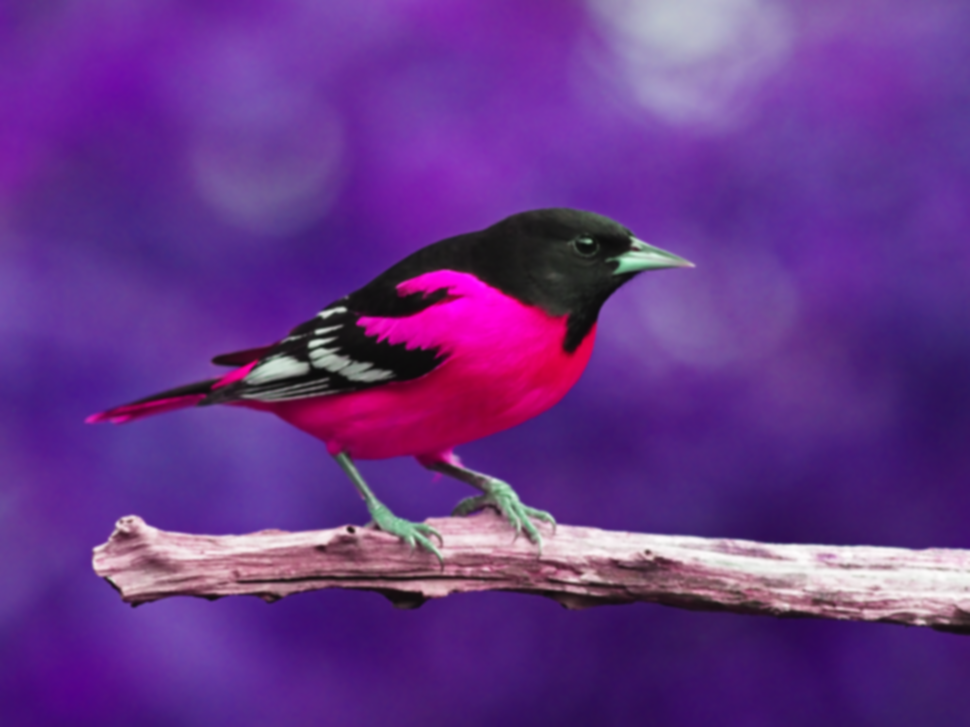
#> input picture Lab_1/Exercise/Exercise_mean_filtered/Exercise_mean_filtered/Exercise_mean_filtered/color_randomized_images/mean_mean_mean_randomRGB_bird.png, 970 x 727 px, shrunk from 2000 x 1500 before the run, given in place of bird.png, which was not available
$ jupyter execute week1.ipynb
#> lines starting #> are read from the running program, lines starting #| are printed output that depends on the picture; pictures that were not available may be replaced by others from this repository, and a replacement may not be noted
[cell 1]
# Bài 1: Viết chương trình nạp 1 ảnh và lưu thành 3 ảnh với 3 màu khác nhau
import numpy as np
import os
import cv2

os.makedirs('output_img', exist_ok=True)

img = cv2.imread('../bird.png')
#> img is the input picture: shape (727, 970, 3); mean B, G, R 137.5, 53.1, 103.1

b, g, r = cv2.split(img)

zero = np.zeros_like(b)

red_img = cv2.merge([zero, zero, r])
cv2.imwrite('output_img/red_image.png', red_img)

green_img = cv2.merge([zero, g, zero])
cv2.imwrite('output_img/green_image.png', green_img)

blue_img = cv2.merge([b, zero, zero])
cv2.imwrite('output_img/blue_image.png', blue_img)

print("Đã lưu 3 ảnh với 3 màu khác nhau.")

[cell 2]
# Bài 2: Viết chương trình nạp một ảnh và hoán đổi giá trị các màu. Lưu các ảnh vào máy

import cv2
import os

os.makedirs('output_swapped_colors', exist_ok=True)

img = cv2.imread('../bird.png')

rg_img = img.copy()
rg_img[:, :, [1, 2]] = rg_img[:, :, [2, 1]]
cv2.imwrite('output_swapped_colors/swap_rg.png', rg_img)

gb_img = img.copy()
gb_img[:, :, [0, 1]] = gb_img[:, :, [1, 0]]
cv2.imwrite('output_swapped_colors/swap_gb.png', gb_img)

br_img = img.copy()
br_img[:, :, [0, 2]] = br_img[:, :, [2, 0]]
cv2.imwrite('output_swapped_colors/swap_br.png', br_img)

print("Đã hoán đổi màu và lưu ảnh.")

[cell 3]
# Bài 3: Viết chương trình nạp một ảnh, chuyển thành hệ màu HSV và lưu 3 ảnh với 3 màu khác nhau.

import cv2
import os
import numpy as np

os.makedirs('output_hsv_images', exist_ok=True)


img = cv2.imread('../bird.png')

# Chuyển sang hệ màu HSV
hsv_img = cv2.cvtColor(img, cv2.COLOR_BGR2HSV)
#> hsv_img: shape (727, 970, 3); mean H, S, V 136, 162.2, 143.6

# Tách 3 kênh: H (Hue), S (Saturation), V (Value)
h, s, v = cv2.split(hsv_img)

# Tạo ảnh hiển thị từng kênh với màu dễ quan sát
# Chuyển từ HSV đơn kênh sang ảnh màu để lưu lại
# Hue ảnh: giữ kênh H, đặt S và V ở giá trị tối đa
hue_img = cv2.cvtColor(cv2.merge([h, 255 * np.ones_like(s), 255 * np.ones_like(v)]), cv2.COLOR_HSV2BGR)
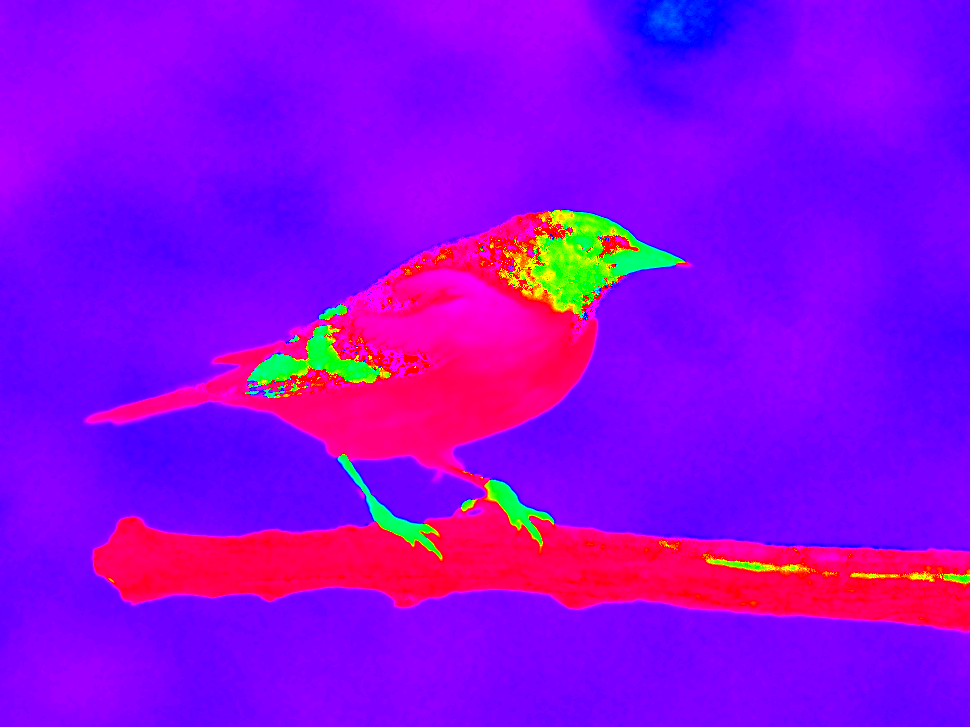
#> hue_img: shape (727, 970, 3); mean B, G, R 226.3, 6.2, 141.8
cv2.imwrite('output_hsv_images/hue_channel.png', hue_img)

# Saturation ảnh: giữ kênh S, đặt H và V cố định
sat_img = cv2.cvtColor(cv2.merge([90 * np.ones_like(h), s, 255 * np.ones_like(v)]), cv2.COLOR_HSV2BGR)
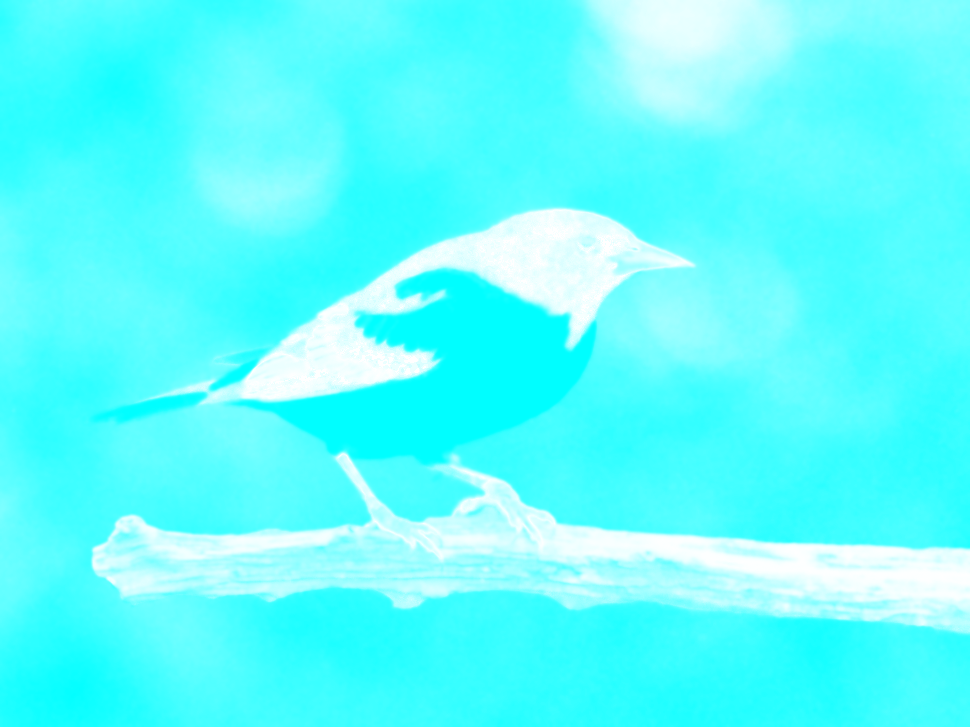
#> sat_img: shape (727, 970, 3); mean B, G, R 255, 254.1, 91.9
cv2.imwrite('output_hsv_images/saturation_channel.png', sat_img)

# Value ảnh: giữ kênh V, đặt H và S cố định
val_img = cv2.cvtColor(cv2.merge([90 * np.ones_like(h), 255 * np.ones_like(s), v]), cv2.COLOR_HSV2BGR)
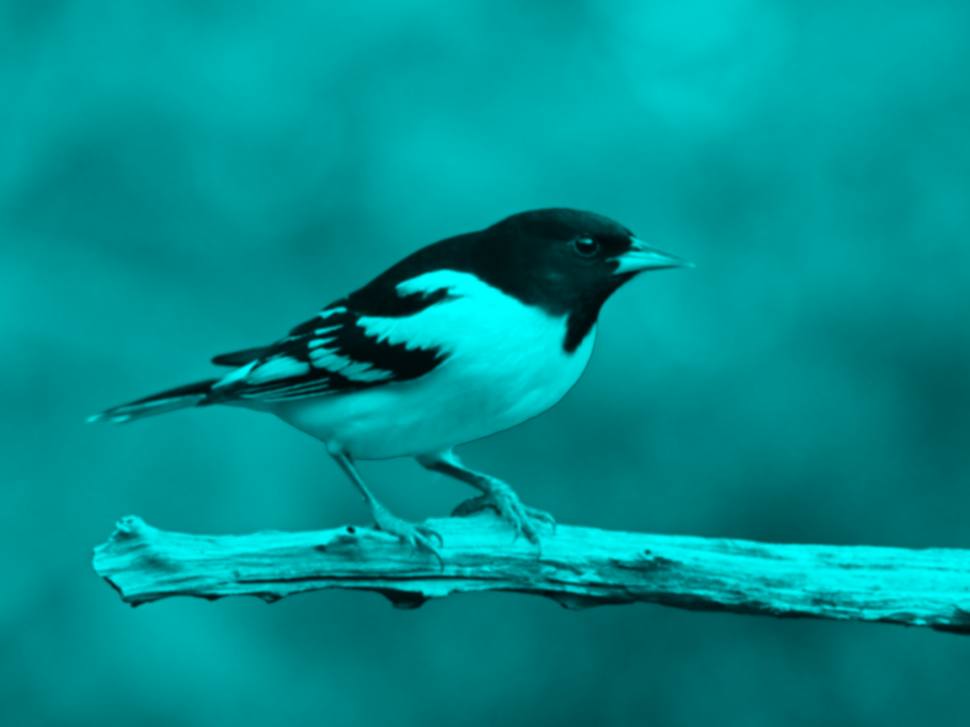
#> val_img: shape (727, 970, 3); mean B, G, R 143.6, 142.6, 0
cv2.imwrite('output_hsv_images/value_channel.png', val_img)

print("Đã lưu 3 ảnh theo kênh H, S, V.")

[cell 4]
# Bài 4: Viết chương trình nạp một ảnh, chuyển sang hệ màu HSV. Lưu ảnh mới với kênh Hnew = 1/3 Hold, Vnew = 3/4 Vold

import cv2
import numpy as np
import os


os.makedirs('output_modified_hsv', exist_ok=True)


img = cv2.imread('../bird.png')

# Chuyển ảnh sang hệ màu HSV
hsv_img = cv2.cvtColor(img, cv2.COLOR_BGR2HSV)

# Tách các kênh H, S, V
h, s, v = cv2.split(hsv_img)

# Áp dụng biến đổi theo đề bài
# H (Hue) trong OpenCV nằm trong khoảng 0-179
# => cần đảm bảo sau khi chia 3 vẫn nằm trong khoảng 0-179
h_new = np.clip((h / 3), 0, 179).astype(np.uint8)
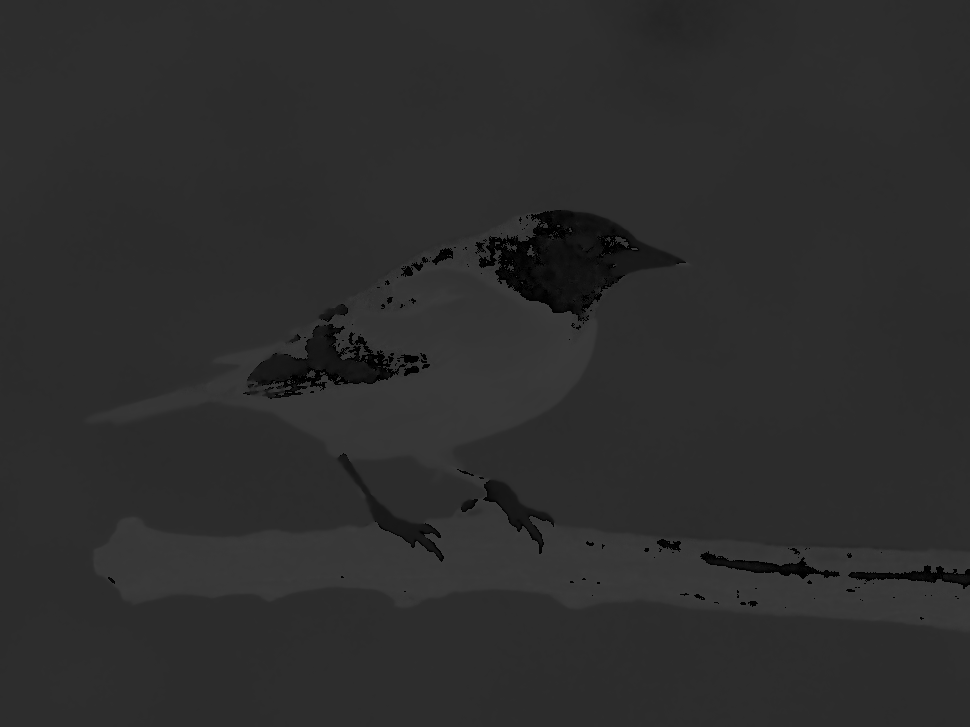
#> h_new: shape (727, 970); min 0, max 59, mean 45
v_new = np.clip((v * 0.75), 0, 255).astype(np.uint8)
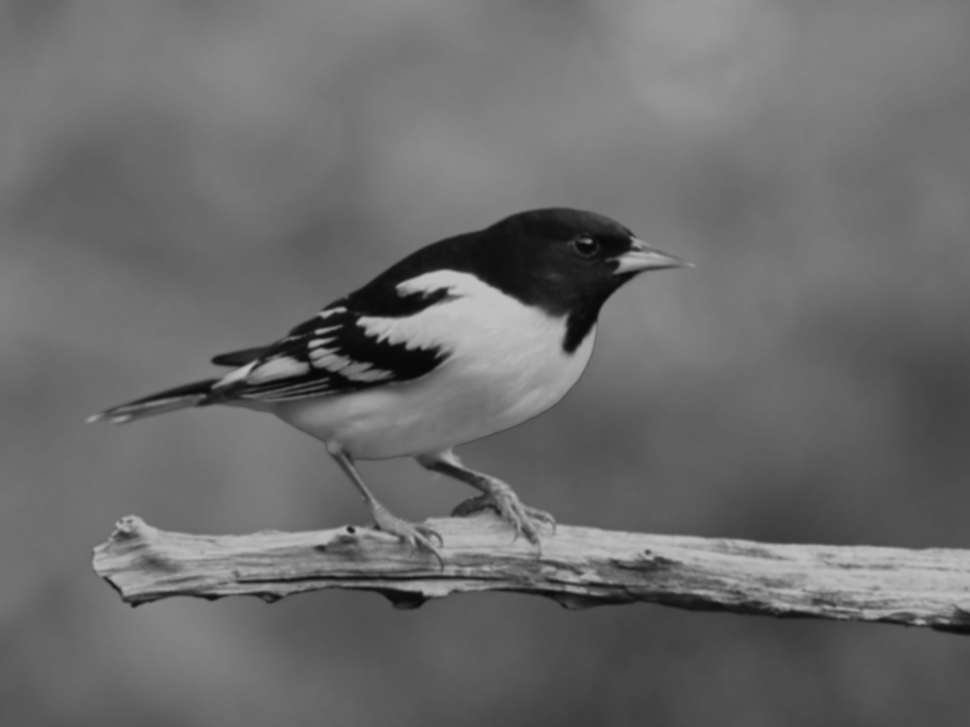
#> v_new: shape (727, 970); min 8, max 191, mean 107.3

# Gộp lại các kênh đã chỉnh sửa với S giữ nguyên
hsv_modified = cv2.merge([h_new, s, v_new])
#> hsv_modified: shape (727, 970, 3); mean H, S, V 45, 162.2, 107.3

# Chuyển lại sang ảnh RGB (hoặc BGR) để lưu
result_img = cv2.cvtColor(hsv_modified, cv2.COLOR_HSV2BGR)
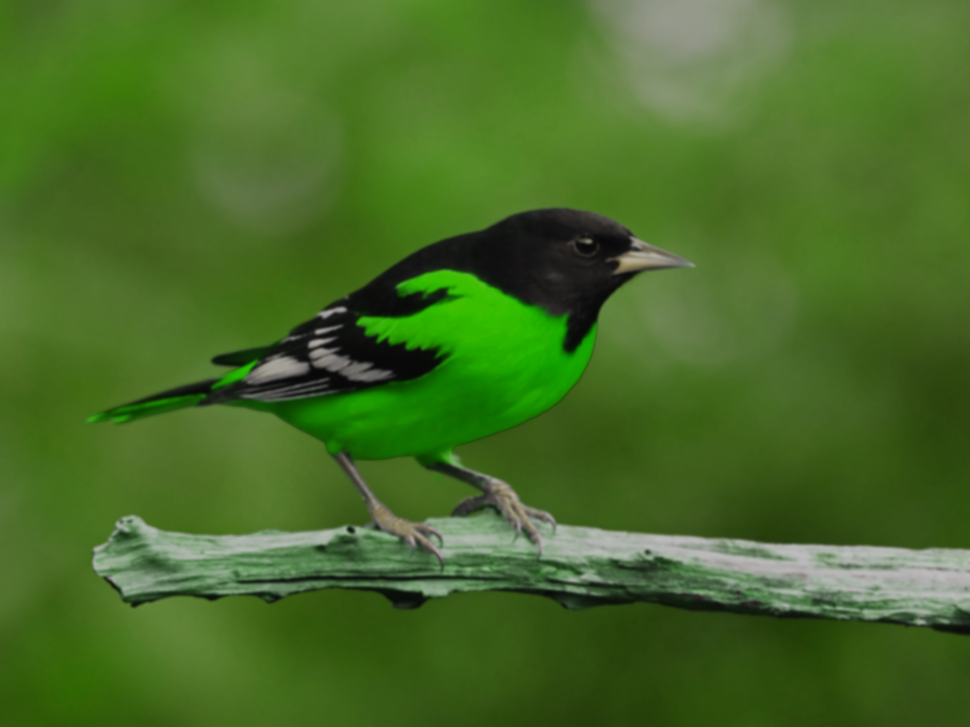
#> result_img: shape (727, 970, 3); mean B, G, R 39, 107.2, 71.1

# Lưu ảnh kết quả
cv2.imwrite('output_modified_hsv/modified_hsv_image.png', result_img)

print("Đã lưu ảnh với H_new = 1/3 * H và V_new = 3/4 * V.")
